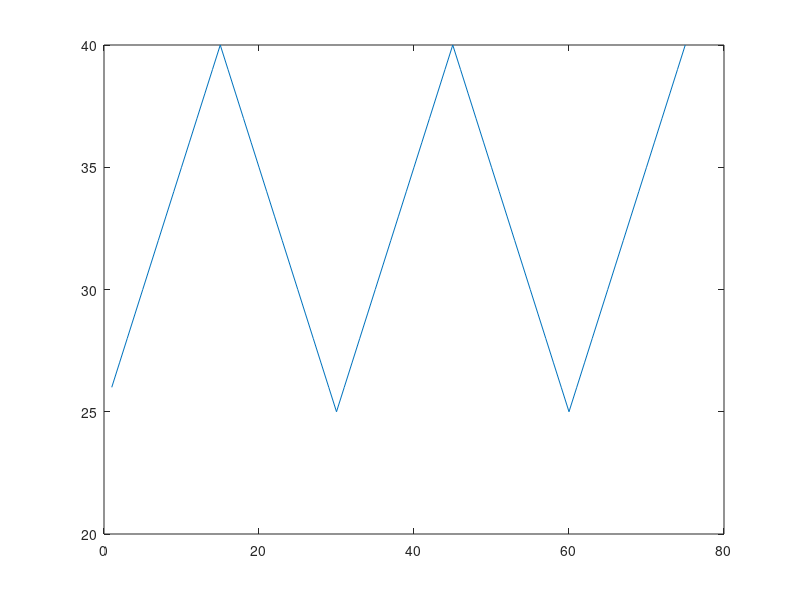

MATLAB code to generate this figure:
clc;
clear all;
close all;


feedbck =1;
cut_out= 25;
cut_in = 40;
y=[];
for ii= 1:5
if feedbck==1

y= [y ((cut_out:cut_in-1)*1 + 1)] ;
feedbck=0;
else

y= [y ((1:cut_in-cut_out)*-1 +cut_in)] ;
feedbck=1;
end
end

plot(y)